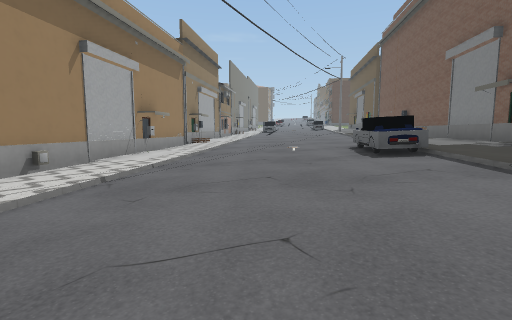
[1] (above)

18 first-person views from a walk through a Unity game level. The camera is 1.2 m above the floor, tilts 6° down and sees 85° across. The floor is counted in squares, 2 m on a side. Each view is taken from the middle of a square. On the plan, view 1 faces up. The plan holds only what a view shows up to about 9 squares ahead; the rest is blank. The place goes on beyond the plan.

[2]
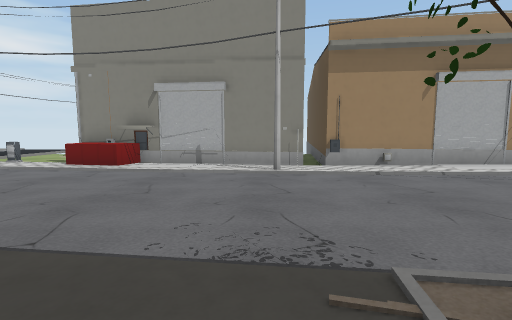

[3]
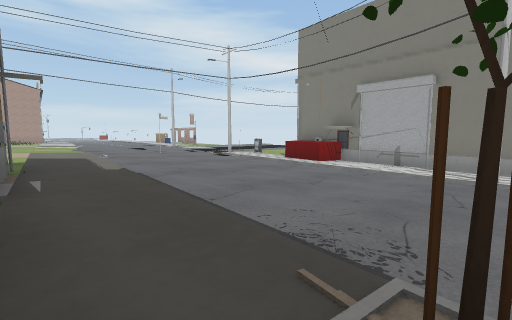

[4]
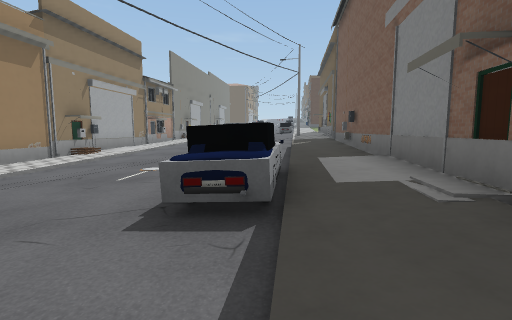

[5]
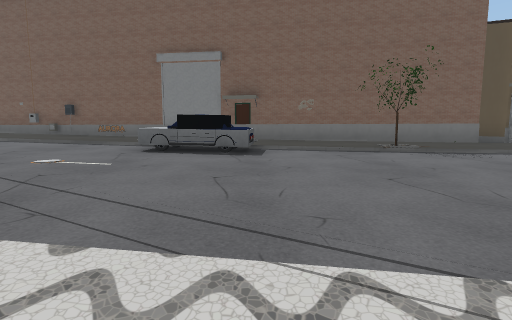

[6]
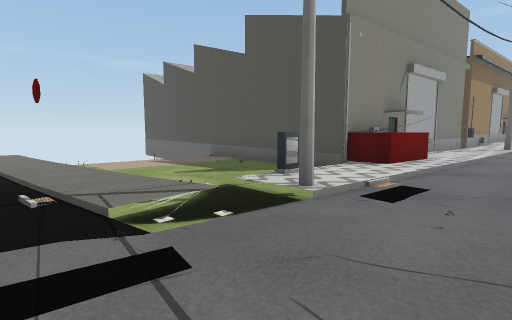

[7]
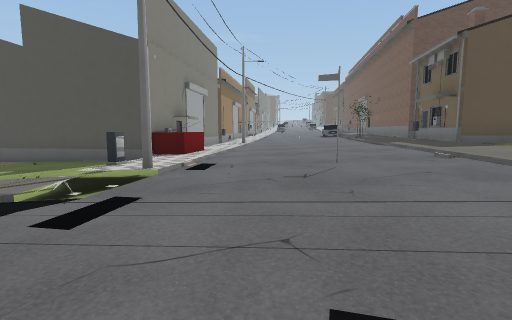

[8]
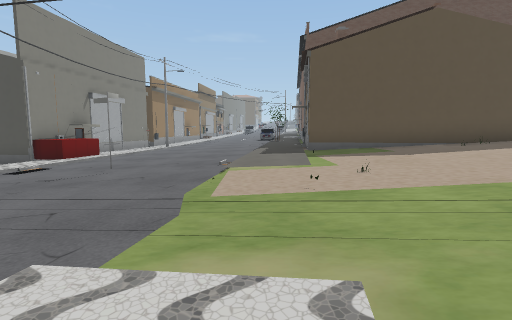

[9]
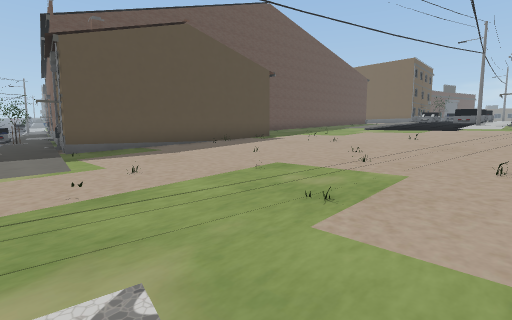

[10]
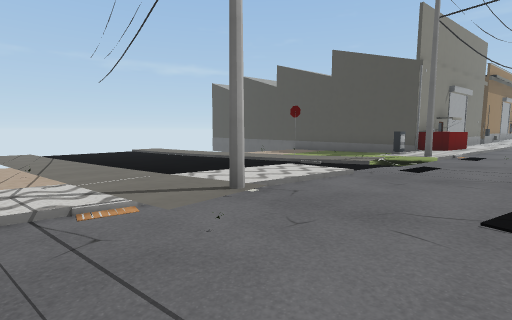

[11]
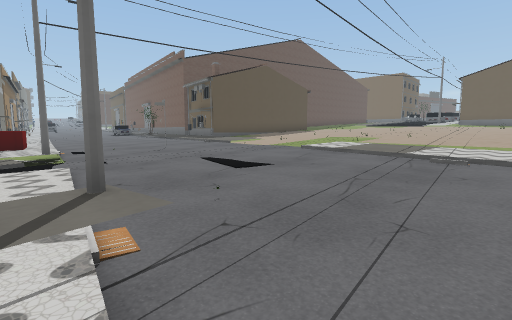

[12]
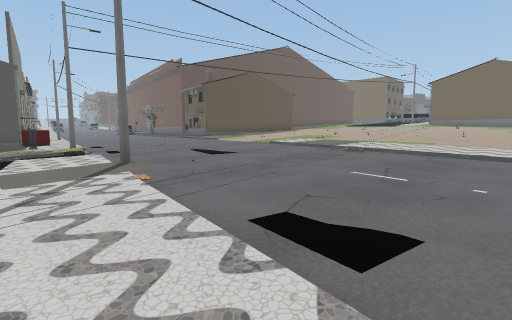

[13]
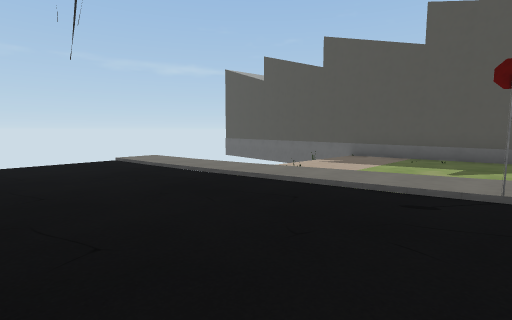

[14]
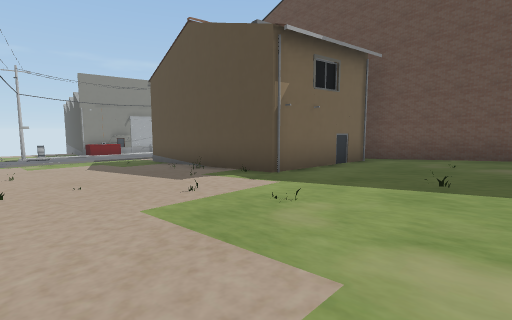

[15]
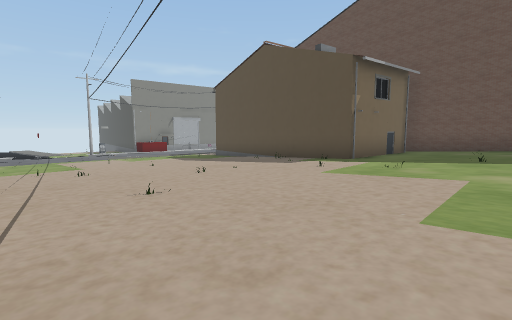

[16]
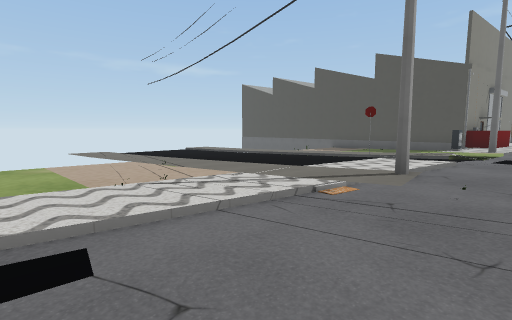

[17]
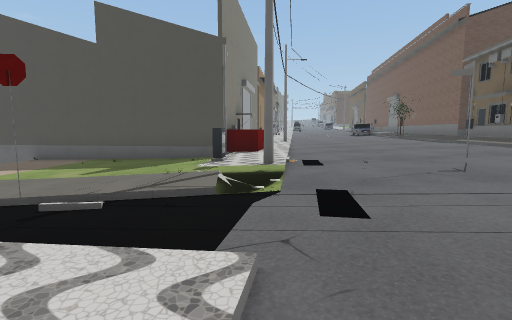

[18]
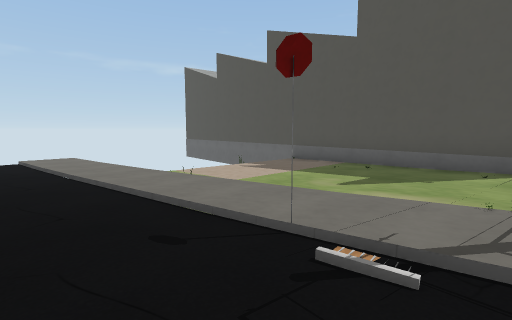

### Floor plan
Key: @ floor where view 1 was taken; # wall or solid block; . main floor; : floor 0.25 m higher than the main floor; - floor 0.25 m lower than the main floor; + floor 0.5 m higher than the main floor; _ floor 0.5 m lower than the main floor; * floor 0.75 m higher than the main floor; < floor 0.75 m lower than the main floor; % floor 1 m higher than the main floor; & floor 1.25 m higher than the main floor; $ floor 1.5 m higher than the main floor; / step, stairs or slope; = window, fence, low wall or low ledge; ^ raised ledge.
Columns run from 11 left of view 1 to 14 right of it. Each row starts with its distance up from view 1.
 12         #//::  /%#
 11         #:/:: +/*#
 10         #:/::++/*#
  9         #:.:::+//#
  8        ##..:::+*/#
  7        #....::^*##
  6        #//..::^+#
  5        #./..::^+#
  4        #./...:/+#
  3        #./...:/+#
  2        #./...:#+#
  1        #.-...:+/#
  0       ##--.@.:+/#
 -1       #---...:+/#     ###
 -2       #-/-.../+##     #&##
 -3       #^/-.../+#      #&$$
 -4 #######^/-.../+##### ##&$$
 -5  <<<__/-/-.../+:++*###&&$$
 -6 =<<___/---...//:++**%%&&$$
 -7  <<___#---../:/:++**%%&&$$
 -8  <<__//#--#.::/:++**%%&&$$
 -9 ____-#---...::::++**%%&&&$
-10 ///___---...::::/+**%%%&&$
-11 <_____-/-...::::+/**%%%&&$
-12 _____/-/-...//::++***%%&&$
-13 __////-#-...//::++***%%
-14 __---/-/-...:/::++
-15  ____//--../:/::++
-16  ____-/--../:/::+
-17  ____-/---./: :::
-18      -/---.//

Where each view was taken, in squares from view 1:
view 1: 0 up, 0 right, facing up
view 2: 1 up, 4 right, facing left
view 3: 2 up, 4 right, facing down-left
view 4: 3 up, 3 right, facing up
view 5: 5 up, 3 left, facing right
view 6: 10 down, 2 left, facing up-left
view 7: 12 down, 2 left, facing up
view 8: 13 down, 2 right, facing up
view 9: 13 down, 2 right, facing up-right
view 10: 15 down, 2 left, facing up-left
view 11: 16 down, 5 left, facing up-right
view 12: 18 down, 6 left, facing up-right
view 13: 13 down, 6 left, facing up-left
view 14: 9 down, 14 right, facing up-left
view 15: 12 down, 14 right, facing up-left
view 16: 17 down, 3 left, facing up-left
view 17: 12 down, 4 left, facing up
view 18: 11 down, 5 left, facing up-left
